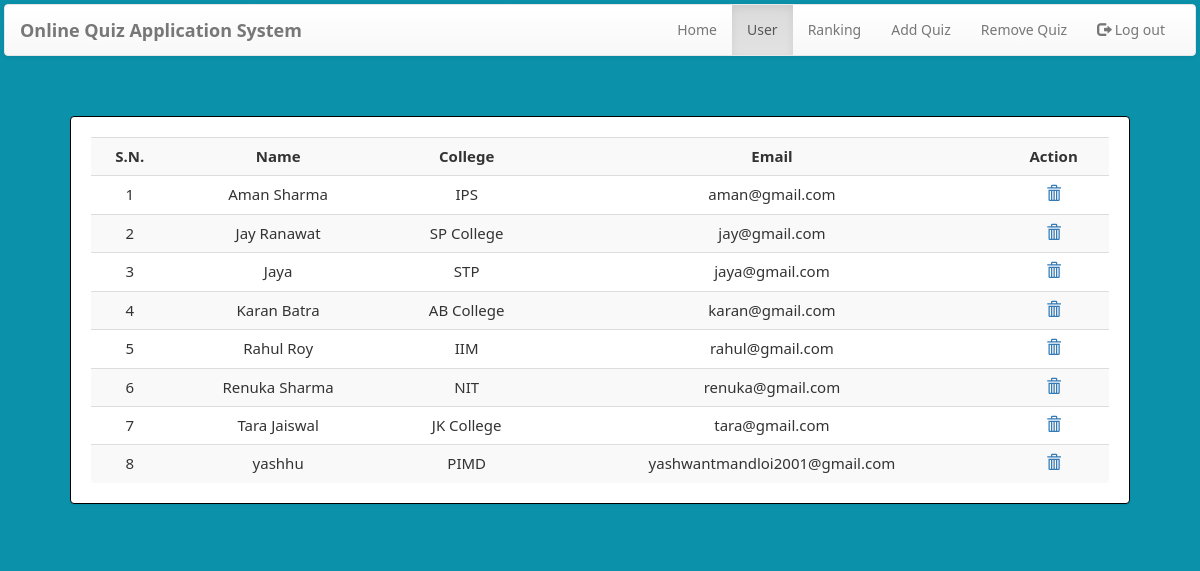
/dashboard.php?q=1 (signed in), run on the app's committed database.
### tables this page shows
CREATE TABLE `user` (
  `name` varchar(50) NOT NULL,
  `college` varchar(100) NOT NULL,
  `email` varchar(50) NOT NULL,
  `password` varchar(50) NOT NULL
);

### dashboard.php (the view, shortened to what this page needs)
<?php
    include_once 'database.php';
?>
<!DOCTYPE html>
<html>
<head>
    <link  rel="stylesheet" href="css/bootstrap.min.css"/>
    <link  rel="stylesheet" href="css/bootstrap-theme.min.css"/>
    <link rel="stylesheet" href="css/welcome.css">
    <link  rel="stylesheet" href="css/font.css">
</head>
<body style="margin:4px;background-color:#0B91AA;" >
    <nav class="navbar navbar-default title1">
        <div class="container-fluid">
            <div class="navbar-header">
                <a class="navbar-brand" href="Javascript:void(0)"><b>Online Quiz Application System</b></a>
            </div>
            <div class="collapse navbar-collapse" id="bs-example-navbar-collapse-1">
                <ul class="nav navbar-nav navbar-right">
					<li <?php if(@$_GET['q']==0) echo'class="active"'; ?>><a href="dashboard.php?q=0">Home<span class="sr-only">(current)</span></a></li>
                    <li <?php if(@$_GET['q']==1) echo'class="active"'; ?>><a href="dashboard.php?q=1">User</a></li>
                    <li <?php if(@$_GET['q']==2) echo'class="active"'; ?>><a href="dashboard.php?q=2">Ranking</a></li>
                    <li class="dropdown <?php if(@$_GET['q']==4 || @$_GET['q']==5) echo'active"'; ?>">
                    <li><a href="dashboard.php?q=4">Add Quiz</a></li>
                    <li><a href="dashboard.php?q=5">Remove Quiz</a></li>
                    <li <?php echo''; ?> > <a href="logout1.php?q=dashboard.php"><span class="glyphicon glyphicon-log-out" aria-hidden="true"></span>&nbsp;Log out</a></li>
                </ul>
            </div>
        </div>
    </nav>
    <div class="container">
        <div class="row">
            <div class="col-md-12">
                <?php
                    if(@$_GET['q']==1)
                    {
                        $result = mysqli_query($con,"SELECT * FROM user") or die('Error');
                        echo  '<div class="panel">
								<div class="table-responsive">
									<table class="table table-striped title1">
										<tr>
											<td><center><b>S.N.</b></center></td>
											<td><center><b>Name</b></center></td>
											<td><center><b>College</b></center></td>
											<td><center><b>Email</b></center></td>
											<td><center><b>Action</b></center></td>
										</tr>';
                        $c=1;
                        while($row = mysqli_fetch_array($result))
                        {
                            $name = $row['name'];
                            $email = $row['email'];
                            $college = $row['college'];
                            echo '<tr>
									<td><center>'.$c++.'</center></td>
									<td><center>'.$name.'</center></td>
									<td><center>'.$college.'</center></td>
									<td><center>'.$email.'</center></td>
									<td><center><a title="Delete User" href="update.php?demail='.$email.'"><b><span class="glyphicon glyphicon-trash" aria-hidden="true"></span></b></a></center></td>
								  </tr>';
                        }
                        echo '</table></div></div>';
                    }
                ?>
            </div>
        </div>
    </div>
</body>
</html>

### data on the page
user: name "Aman Sharma", college "IPS", email "aman@gmail.com"
user: name "Jay Ranawat", college "SP College", email "jay@gmail.com"
user: name "Jaya", college "STP", email "jaya@gmail.com"
user: name "Karan Batra", college "AB College", email "karan@gmail.com"
user: name "Rahul Roy", college "IIM", email "rahul@gmail.com"
user: name "Renuka Sharma", college "NIT", email "renuka@gmail.com"
user: name "Tara Jaiswal", college "JK College", email "tara@gmail.com"
user: name "yashhu", college "PIMD", email "yashwantmandloi2001@gmail.com"
